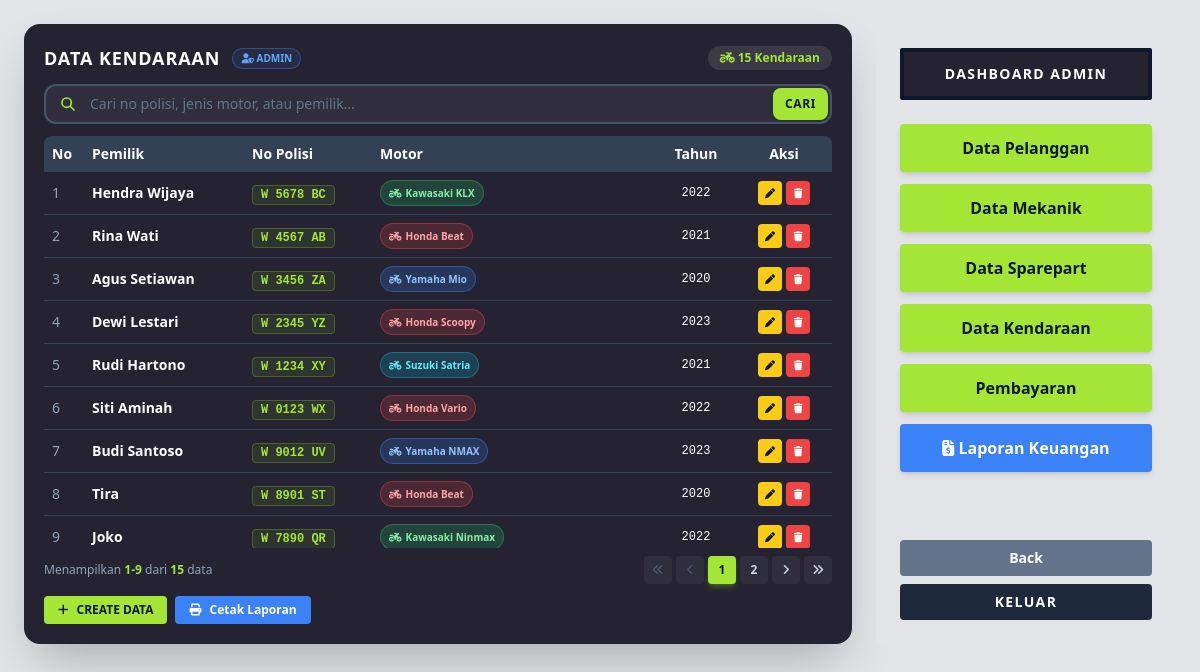
The page /kendaraan_form.php (signed in) on the database its author committed.
### tables this page shows
CREATE TABLE `kendaraan` (
  `id_kendaraan` VARCHAR(15) NOT NULL PRIMARY KEY,
  `id_pelanggan` VARCHAR(15) NOT NULL,
  `no_polisi` VARCHAR(15) NOT NULL UNIQUE,
  `jenis_motor` VARCHAR(50) NOT NULL,
  `tahun` YEAR NOT NULL,
  `keluhan` TEXT DEFAULT NULL,
  CONSTRAINT `fk_kendaraan_pelanggan` FOREIGN KEY (`id_pelanggan`) 
    REFERENCES `pelanggan` (`id_pelanggan`) ON DELETE CASCADE
);

CREATE TABLE `pelanggan` (
  `id_pelanggan` VARCHAR(15) NOT NULL PRIMARY KEY,
  `nama` VARCHAR(100) NOT NULL,
  `alamat` TEXT NOT NULL,
  `no_telp` VARCHAR(20) NOT NULL,
  `jenis_kelamin` ENUM('Laki-laki','Perempuan') DEFAULT 'Laki-laki'
);

### kendaraan_form.php (the view, shortened to what this page needs)
<?php
require_once 'config/database.php';
require_once 'includes/pagination.php';
$search = $_GET['q'] ?? '';
$baseSql = "FROM kendaraan k JOIN pelanggan p ON k.id_pelanggan = p.id_pelanggan";
if ($search) {
    $stmtCount = $pdo->prepare("SELECT COUNT(*) $baseSql
                                WHERE k.no_polisi LIKE ?
                                OR k.jenis_motor LIKE ?
                                OR p.nama LIKE ?
                                OR k.id_kendaraan LIKE ?");
    $stmtCount->execute(["%$search%", "%$search%", "%$search%", "%$search%"]);
    $totalData = $stmtCount->fetchColumn();
} else {
    $totalData = $pdo->query("SELECT COUNT(*) $baseSql")->fetchColumn();
}
$pg = paginate($totalData, 9);
if ($search) {
    $stmt = $pdo->prepare("SELECT k.*, p.nama AS nama_pelanggan $baseSql
                           WHERE k.no_polisi LIKE ?
                           OR k.jenis_motor LIKE ?
                           OR p.nama LIKE ?
                           OR k.id_kendaraan LIKE ?
                           ORDER BY k.id_kendaraan DESC
                           LIMIT {$pg['limit']} OFFSET {$pg['offset']}");
    $stmt->execute(["%$search%", "%$search%", "%$search%", "%$search%"]);
} else {
    $stmt = $pdo->query("SELECT k.*, p.nama AS nama_pelanggan $baseSql
                         ORDER BY k.id_kendaraan DESC
                         LIMIT {$pg['limit']} OFFSET {$pg['offset']}");
}
$data = $stmt->fetchAll();
$totalKendaraan = $pdo->query("SELECT COUNT(*) FROM kendaraan")->fetchColumn();
?>
<!DOCTYPE html>
<html lang="id">
<head>
    <script src="https://cdn.tailwindcss.com"></script>
    <link rel="stylesheet" href="https://cdnjs.cloudflare.com/ajax/libs/font-awesome/6.5.1/css/all.min.css">
</head>
<body class="bg-[#e2e4e7] p-6 min-h-screen">
<div class="max-w-7xl mx-auto flex gap-6" style="height: 620px;">
    <div class="flex-1 bg-[#252332] rounded-2xl shadow-2xl p-5 flex flex-col">
        <div class="flex justify-between items-center mb-3">
            <div class="flex items-center gap-3">
                <h1 class="text-white font-black text-lg tracking-wider">DATA KENDARAAN</h1>
                <span class="text-[10px] font-bold text-blue-400 bg-blue-500/10 px-2 py-0.5 rounded-full border border-blue-500/40">
                    <i class="fas fa-user-shield"></i> ADMIN
                </span>
            </div>
            <div class="flex gap-2 text-xs">
                <span class="bg-white/10 text-lime-400 px-3 py-1 rounded-full font-bold">
                    <i class="fas fa-motorcycle"></i> <?= $totalKendaraan ?> Kendaraan
                </span>
            </div>
        </div>
        <form method="GET" class="mb-3">
            <div class="relative group">
                <div class="absolute inset-y-0 left-0 pl-4 flex items-center pointer-events-none">
                    <svg class="h-4 w-4 text-lime-400" xmlns="http://www.w3.org/2000/svg" fill="none" viewBox="0 0 24 24" stroke="currentColor" stroke-width="2.5">
                        <path stroke-linecap="round" stroke-linejoin="round" d="M21 21l-6-6m2-5a7 7 0 11-14 0 7 7 0 0114 0z"/>
                    </svg>
                </div>
                <input type="text" name="q" value="<?= htmlspecialchars($search) ?>"
                       placeholder="Cari no polisi, jenis motor, atau pemilik..."
                       autocomplete="off"
                       class="w-full bg-white/5 border-2 border-slate-600 text-white placeholder-slate-500 rounded-xl pl-11 pr-24 py-2 text-sm focus:outline-none focus:border-lime-500 transition-all">
                <button type="submit"
                        class="absolute inset-y-1 right-1 bg-[#a3e635] hover:bg-[#84cc16] text-slate-900 font-bold px-3 rounded-lg text-xs tracking-wider transition">
                    CARI
                </button>
            </div>
        </form>
        <div class="flex-1 rounded-lg overflow-hidden">
            <table class="w-full text-sm table-fixed">
                <thead class="bg-slate-700 text-white">
                    <tr>
                        <th class="p-2 text-left w-10">No</th>
                        <th class="p-2 text-left w-40">Pemilik</th>
                        <th class="p-2 text-left w-32">No Polisi</th>
                        <th class="p-2 text-left">Motor</th>
                        <th class="p-2 text-center w-20">Tahun</th>
                        <th class="p-2 text-center w-24">Aksi</th>
                    </tr>
                </thead>
                <tbody>
                <?php if (empty($data)): ?>
                    <tr>
                        <td colspan="6" class="text-center text-slate-400 py-8">
                            <i class="fas fa-motorcycle text-2xl block mb-2 text-slate-600"></i>
                            <?= $search ? 'Tidak ada hasil yang cocok' : 'Belum ada data kendaraan' ?>
                        </td>
                    </tr>
                <?php else: foreach ($data as $i => $k):
                    $motor = strtolower($k['jenis_motor']);
                    if (strpos($motor, 'honda') !== false) {
                        $motorBadge = 'bg-red-500/20 text-red-300 border-red-500/40';
                    } elseif (strpos($motor, 'yamaha') !== false) {
                        $motorBadge = 'bg-blue-500/20 text-blue-300 border-blue-500/40';
                    } elseif (strpos($motor, 'suzuki') !== false) {
                        $motorBadge = 'bg-cyan-500/20 text-cyan-300 border-cyan-500/40';
                    } elseif (strpos($motor, 'kawasaki') !== false) {
                        $motorBadge = 'bg-green-500/20 text-green-300 border-green-500/40';
                    } else {
                        $motorBadge = 'bg-slate-500/20 text-slate-300 border-slate-500/40';
                    }
                    $no = $pg['offset'] + $i + 1;
                ?>
                    <tr class="text-white border-b border-slate-700 hover:bg-slate-700/50 transition">
                        <td class="p-2 text-slate-400"><?= $no ?></td>
                        <td class="p-2 font-semibold truncate"><?= htmlspecialchars($k['nama_pelanggan']) ?></td>
                        <td class="p-2">
                            <span class="font-mono text-xs font-bold text-lime-400 bg-lime-500/10 px-2 py-0.5 rounded border border-lime-500/30">
                                <?= htmlspecialchars($k['no_polisi']) ?>
                            </span>
                        </td>
                        <td class="p-2">
                            <span class="inline-flex items-center gap-1 <?= $motorBadge ?> px-2 py-0.5 rounded-full border font-bold text-[10px]">
                                <i class="fas fa-motorcycle"></i> <?= htmlspecialchars($k['jenis_motor']) ?>
                            </span>
                        </td>
                        <td class="p-2 text-center text-xs font-mono"><?= htmlspecialchars($k['tahun']) ?></td>
                        <td class="p-2 text-center">
                            <div class="flex justify-center gap-1">
                                <a href="kendaraan_form.php?id=<?= $k['id_kendaraan'] ?>"
                                   class="inline-flex items-center justify-center w-6 h-6 bg-yellow-400 hover:bg-yellow-500 text-slate-900 rounded transition"
                                   title="Edit">
                                    <i class="fas fa-pen text-[10px]"></i>
                                </a>
                                <button onclick="confirmDelete('<?= $k['id_kendaraan'] ?>', '<?= htmlspecialchars(addslashes($k['no_polisi'])) ?>')"
                                        class="inline-flex items-center justify-center w-6 h-6 bg-red-500 hover:bg-red-600 text-white rounded transition"
                                        title="Hapus">
                                    <i class="fas fa-trash text-[10px]"></i>
                                </button>
                            </div>
                        </td>
                    </tr>
                <?php endforeach; endif; ?>
                </tbody>
            </table>
        </div>
        <?= renderPagination($pg, 'kendaraan.php', $search ? ['q' => $search] : []) ?>
        <div class="flex gap-2 mt-1">
            <a href="kendaraan_form.php"
               class="bg-[#a3e635] hover:bg-[#84cc16] text-slate-900 font-bold px-3.5 py-1.5 rounded text-xs transition flex items-center gap-2">
                <i class="fas fa-plus"></i> CREATE DATA
            </a>
            <a href="laporan_kendaraan.php" target="_blank"
               class="bg-blue-500 hover:bg-blue-600 text-white font-bold px-3.5 py-1.5 rounded text-xs transition flex items-center gap-2">
                <i class="fas fa-print"></i> Cetak Laporan
            </a>
        </div>
    </div>
    <?php include 'includes/sidebar.php'; ?>
</div>
</body>
</html>

### kendaraan_form.php (style rules this page uses)
table tbody tr { height: 38px; }
table thead tr { height: 36px; }

### rows shown on the page
kendaraan: no "1", id_pelanggan.nama "Hendra Wijaya", no_polisi "W 5678 BC", jenis_motor "Kawasaki KLX", tahun "2022"
kendaraan: no "2", id_pelanggan.nama "Rina Wati", no_polisi "W 4567 AB", jenis_motor "Honda Beat", tahun "2021"
kendaraan: no "3", id_pelanggan.nama "Agus Setiawan", no_polisi "W 3456 ZA", jenis_motor "Yamaha Mio", tahun "2020"
kendaraan: no "4", id_pelanggan.nama "Dewi Lestari", no_polisi "W 2345 YZ", jenis_motor "Honda Scoopy", tahun "2023"
kendaraan: no "5", id_pelanggan.nama "Rudi Hartono", no_polisi "W 1234 XY", jenis_motor "Suzuki Satria", tahun "2021"
kendaraan: no "6", id_pelanggan.nama "Siti Aminah", no_polisi "W 0123 WX", jenis_motor "Honda Vario", tahun "2022"
kendaraan: no "7", id_pelanggan.nama "Budi Santoso", no_polisi "W 9012 UV", jenis_motor "Yamaha NMAX", tahun "2023"
kendaraan: no "8", id_pelanggan.nama "Tira", no_polisi "W 8901 ST", jenis_motor "Honda Beat", tahun "2020"
kendaraan: no "9", id_pelanggan.nama "Joko", no_polisi "W 7890 QR", jenis_motor "Kawasaki Ninmax", tahun "2022"

### other values the page prints
$totalKendaraan "15"
$pg['from'] "1"
$pg['to'] "9"
$pg['totalData'] "15"
